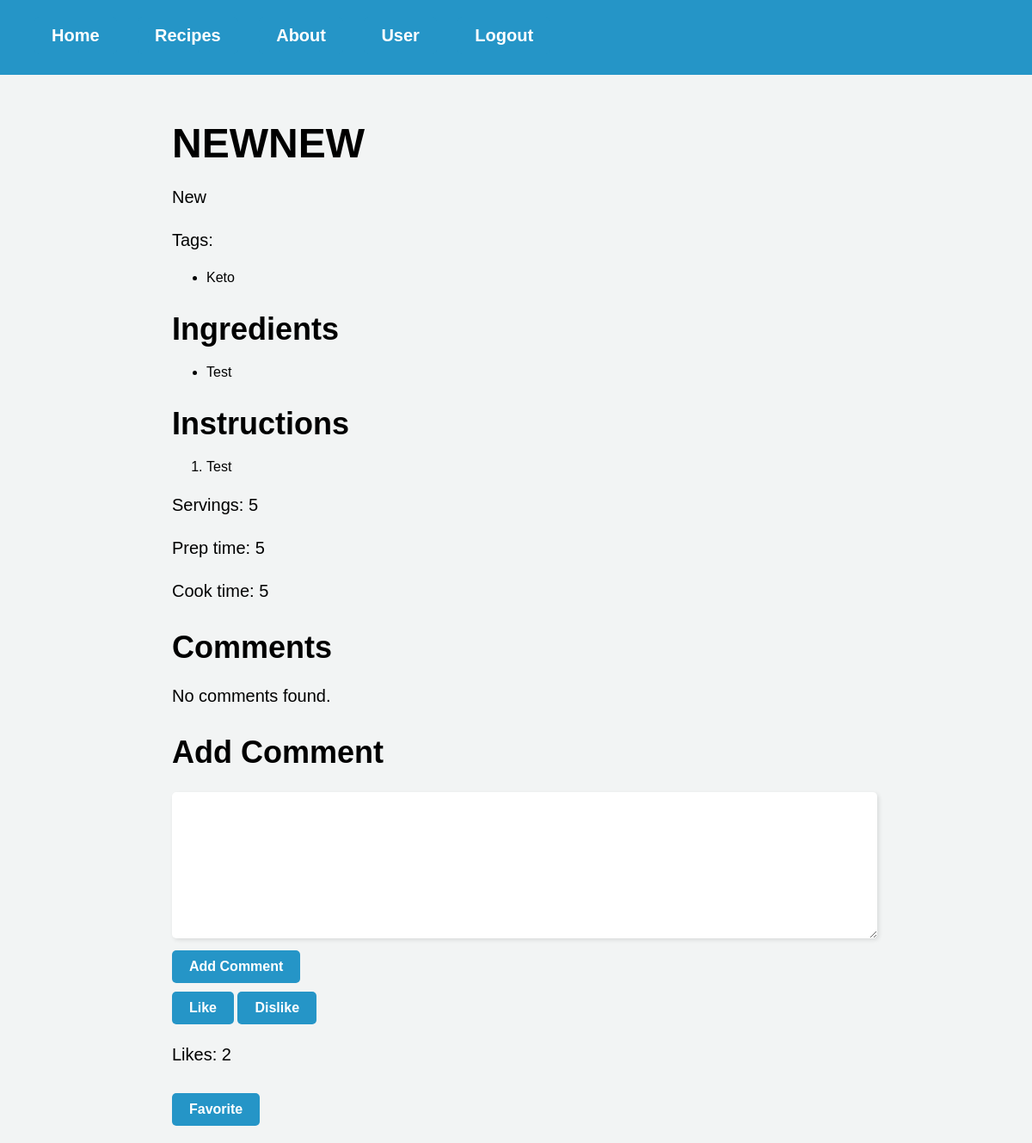
/recipe/1 (signed in), run on the app's committed database.
### website/models.py (models this page shows)
class Recipe(db.Model):
    id = db.Column(db.Integer, primary_key=True)
    user_id = db.Column(db.Integer, db.ForeignKey('user.id'), nullable=False)
    title = db.Column(db.String(128), nullable=False)
    description = db.Column(db.String(512), nullable=False)
    servings = db.Column(db.Integer, nullable=False)
    prep_time = db.Column(db.Integer, nullable=False)
    cook_time = db.Column(db.Integer, nullable=False)
    ingredients = db.relationship('Ingredient', backref='recipe', lazy=True, cascade='all, delete')
    instructions = db.relationship('Instruction', backref='recipe', lazy=True, cascade='all, delete')
    tags = db.relationship('Tags', backref='recipe', lazy=True, cascade='all, delete')
    comments = db.relationship('Comments', backref='recipe', lazy=True, cascade='all, delete-orphan')
    likes = db.Column(db.Integer, default=0)

class Tags(db.Model):
    id = db.Column(db.Integer, primary_key=True)
    text = db.Column(db.String(64))
    recipe_id = db.Column(db.Integer, db.ForeignKey(
        'recipe.id', ondelete='cascade'), nullable=False)

class Ingredient(db.Model):
    id = db.Column(db.Integer, primary_key=True)
    text = db.Column(db.String(256), nullable=False)
    recipe_id = db.Column(db.Integer, db.ForeignKey(
        'recipe.id', ondelete='cascade'), nullable=False)

class Instruction(db.Model):
    id = db.Column(db.Integer, primary_key=True)
    text = db.Column(db.String(1024), nullable=False)
    recipe_id = db.Column(db.Integer, db.ForeignKey(
        'recipe.id', ondelete='cascade'), nullable=False)

### website/views.py (the view)
@views.route('/recipe/<int:recipe_id>', methods=['GET', 'POST'])
@login_required
def recipe(recipe_id):
    recipe = Recipe.query.get_or_404(recipe_id)
    tag_form = TagForm()
    return render_template("recipe.html", recipe=recipe, user=current_user, tag_form=tag_form)

### website/forms.py
class TagForm(FlaskForm):
    tags = StringField('Tags', validators=[DataRequired(), Length(max=50)])
    recipe_id = HiddenField('Recipe ID')
    submit_add = SubmitField('Add Tag')
    submit_remove = SubmitField('Remove Tag')

### website/__init__.py (called while the page is built)
def create_app():
    app = Flask(__name__)
    app.config['SECRET_KEY'] = 'hjshjhdjah kjshkjdhjs'
    app.config['SQLALCHEMY_DATABASE_URI'] = f'sqlite:///{DB_NAME}'
    db.init_app(app)
    from .views import views
    from .auth import auth
    app.register_blueprint(views, url_prefix='/')
    app.register_blueprint(auth, url_prefix='/')
    from .models import User
    with app.app_context():
        db.create_all()
    login_manager = LoginManager()
    login_manager.login_view = 'auth.login'
    login_manager.init_app(app)
    @login_manager.user_loader
    def load_user(id):
        return User.query.get(int(id))
    return app

### website/templates/recipe.html (shortened to what this page needs)
{% extends "base.html" %}
{% block content %}
<link rel="stylesheet" type="text/css" href="{{ url_for('static', filename='recipe.css') }}">
<h1>{{ recipe.title }}</h1>
<p>{{ recipe.description }}</p>
{% if recipe.tags %}
<div>
    <p>Tags:</p>
    <ul>
        {% for tag in recipe.tags %}
        <li>{{ tag.text }}
        </li>
        {% endfor %}
    </ul>
</div>
{% endif %}
<h2>Ingredients</h2>
{% if recipe.ingredients %}
<ul>
    {% for ingredient in recipe.ingredients %}
    <li>{{ ingredient.text }}</li>
    {% endfor %}
</ul>
{% else %}
<p>No ingredients found.</p>
{% endif %}
<h2>Instructions</h2>
{% if recipe.instructions %}
<ol>
    {% for instruction in recipe.instructions %}
    <li>{{ instruction.text }}</li>
    {% endfor %}
</ol>
{% else %}
<p>No instructions found.</p>
{% endif %}
<p>Servings: {{ recipe.servings }}</p>
<p>Prep time: {{ recipe.prep_time }}</p>
<p>Cook time: {{ recipe.cook_time }}</p>
<h2>Comments</h2>
{% if recipe.comments %}
<ul>
    {% for comment in recipe.comments %}
    <div class="card mt-4">
        <div class="card-body">
            <p class="card-text"><strong>{{ comment.user.first_name }}</strong>: {{ comment.text }}</p>
            {% if current_user == (comment.user or user.email == 'admin@platepal.com') %}
            <form method="POST" action="{{ url_for('views.deleteComment', recipe_id=recipe.id, comment_id=comment.id) }}">
                <button type="submit" class="btn btn-danger">Delete</button>
            </form>
            {% endif %}
        </div>
    </div>
    {% endfor %}
</ul>
{% else %}
<p>No comments found.</p>
{% endif %}
<h2>Add Comment</h2>
<form method="POST" action="{{ url_for('views.addComment', recipe_id=recipe.id, user_id=current_user.id) }}">
    <textarea name="comment_text" required></textarea>
    <br>
    <input type="submit" value="Add Comment">
</form>
<form action="{{ url_for('views.likeRecipe', recipe_id=recipe.id) }}" method="POST">
    <button type="submit" name="like" value="like" class="btn btn-primary">Like</button>
    <button type="submit" name="like" value="dislike" class="btn btn-primary">Dislike</button>
</form>
<p>Likes: {{ recipe.likes }}</p>
{% if current_user.is_authenticated %}
<form action="{{ url_for('views.favorite_recipe', recipe_id=recipe.id) }}" method="POST">
    {% if recipe in current_user.favorites %}
    <button type="submit" name="favorite" value="unfavorite" class="btn btn-outline-danger"><i
            class="bi bi-heart-fill"></i> Unfavorite</button>
    {% else %}
    <button type="submit" name="favorite" value="favorite" class="btn btn-outline-primary">
        Favorite</button>
    {% endif %}
</form>
{% endif %}
{% endblock %}

### website/static/recipe.css (style rules this page uses)
body { background-color: #F2F4F4; font-family: Arial, sans-serif; margin: 0; padding: 0; }
.container h1 { font-size: 48px; margin-bottom: 20px; }
.container p { font-size: 20px; line-height: 1.5; margin-bottom: 20px; }
.container h2 { font-size: 36px; margin-bottom: 20px; }
.container input[type=text], .container input[type=number], .container textarea { width: 100%; padding: 10px; border: none; border-radius: 5px; box-shadow: 2px 2px 5px rgba(0,0,0,0.1); font-size: 18px; margin-top: 5px; }
.container textarea { height: 150px; }
.container button[type=button], .container input[type=submit] { padding: 10px 20px; border: none; border-radius: 5px; background-color: #2595C7; color: #FFFFFF; font-size: 20px; cursor: pointer; transition: all 0.3s ease-in-out; }
.container button[type=button], .container input[type=submit], .container button[type=submit] { padding: 10px 20px; border: none; border-radius: 5px; background-color: #2595C7; color: white; font-size: 16px; font-weight: bold; text-align: center; text-decoration: none; transition: background-color 0.3s ease-in-out; cursor: pointer; margin-top: 10px; }

### data on the page
Recipe: title "NEWNEW", description "New", servings "5", prep_time "5", cook_time "5", likes "2"
Tags: text "Keto"
Ingredient: text "Test"
Instruction: text "Test"
